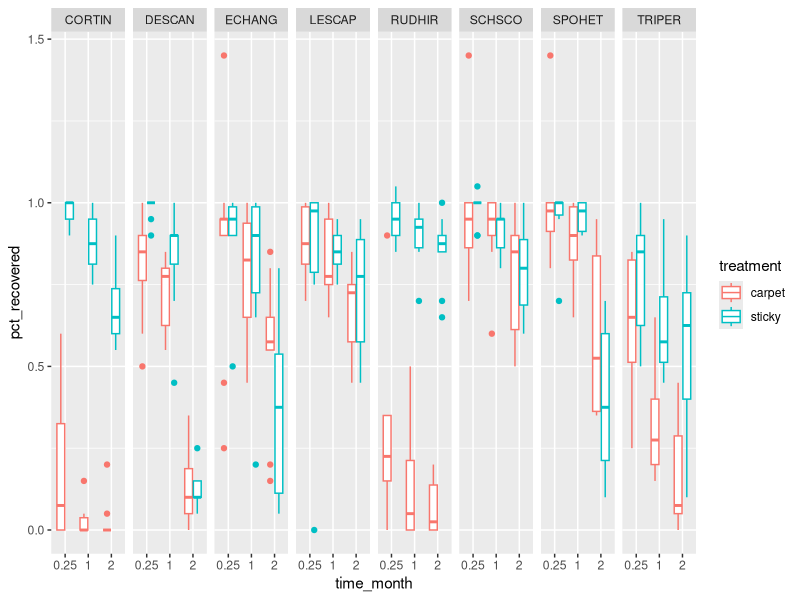
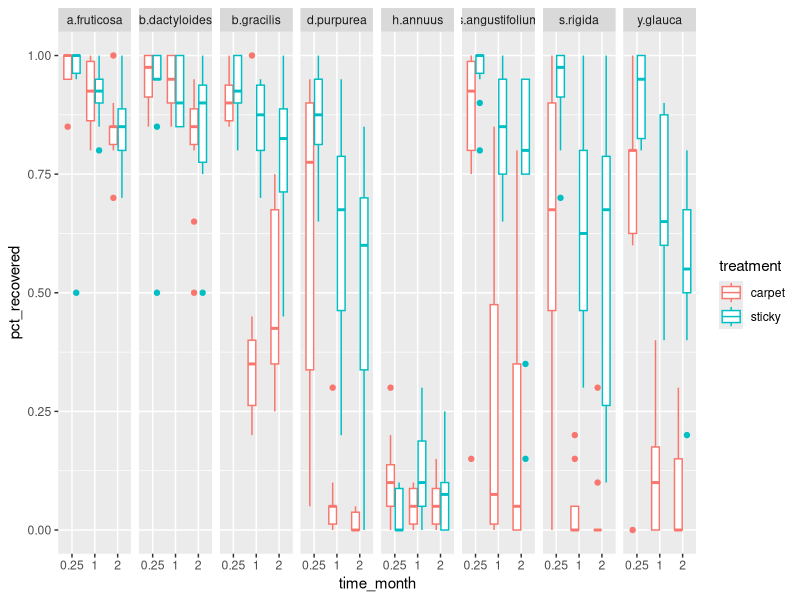

The R source for these figures, in order:
# PROLOG   ##############################################################################

# PROJECT: Seed Rain Methods
# PURPOSE: Data cleaning 
#
# AUTHORS: Lauren Sullivan (llsull@msu.edu) & Lauren Shoemaker (lshoema1@uwyo.edu)
# COLLAB:  Melissa DeSiervo, Larissa Kahan
# EDITED:  22 January 2025
#
# FILES:   1) data/L0/MO_seedrain_raw.csv
#          2) data/L0/CO_seedrain_raw.xlsx
#

# NOTES:   creates "strict" datasets where we just focus on the species of interest 
#             not herbivory or other species that were collected in the traps

# PROLOG   ##############################################################################



## clear workspace
rm(list=ls())

#set working directory to "source file location"

## libraries
library(tidyverse)


## data
mo <- read_csv("../data/L0/MO_seedrain_raw.csv")

co <- read_csv("../data/L0/CO_seedrain_raw.csv")


#### MISSORI DATA CLEANING
## clean up treatment names and times

mo$time_month[mo$time_month == '1 month'] <- 1
mo$time_month[mo$time_month == '2 month'] <- 2
mo$time_month[mo$time_month == '1 week'] <- 0.25

mo$time_month <- as.numeric(mo$time_month)
list(unique(mo$treatment))
list(unique(mo$time_month))


## clean data to just be the species we selected, not the extra 
##      seeds we caught throughout the experiment

mo_slim <- mo %>%
  filter(species == "LESCAP" | species == "DESCAN" | species == "TRIPER" |
         species == "SCHSCO" | species == "ECHANG" | species == "SPOHET" |
         species == "RUDHIR" | species == "CORTIN")

nrow(mo)
nrow(mo_slim)
#### COLORADO DATA CLEANING
## clean up treatment names and times

co$treatment[co$treatment == 's'] <- "sticky"
co$treatment[co$treatment == 'c'] <- "carpet"

list(unique(co$treatment))
list(unique(mo$time_month))

## clean data to just be the species we selected, not the extra 
##      seeds we caught throughout the experiment

list(unique(co$species))

co_slim <- co %>%
  filter(species != ("various"))


## Create full dataset with both sites

dat_all <- full_join(mo_slim, co_slim)
head(dat_all)
str(dat_all)
str(mo_slim)
str(co_slim)


## create a %consumed column

dat_all$pct_recovered <- dat_all$number_recovered/dat_all$number_original

dat_all$time_month <- as.factor(dat_all$time_month)



#### FIGURES

## some exploratory data analysis
dat_all %>%
  filter(site == "mo" & treatment != "post-sticky") %>%
ggplot( aes(x = time_month, y = pct_recovered, color = treatment))+
  geom_boxplot()+
  facet_grid(cols = vars(species))


dat_all %>%
  filter(site == "co") %>%
  ggplot(aes(x = time_month, y = pct_recovered, color = treatment))+
  geom_boxplot()+
  facet_grid(cols = vars(species))



###nexct to dos - make a relativized figure so it shows increase or decrease from sticky traps for carpets.

